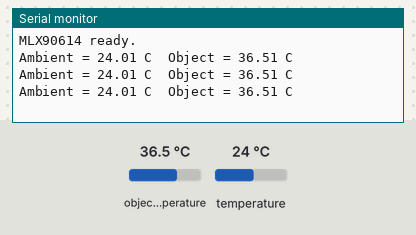
Bench run of a sketch on a simulated Arduino Uno, built with avr-gcc and run on an emulated ATmega328P. Shown: the last lines printed to the serial monitor. Inputs (shaded band) come from the test bench; at power-on: object temperature 36.5 °C, temperature 24 °C.

Above: at 1.3 s.
1.4 s: object temperature set to 20 °C
At 1.9 s:
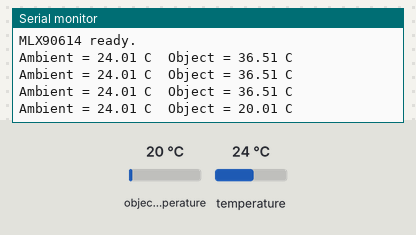
2.9 s: temperature set to 12 °C
At 3.4 s:
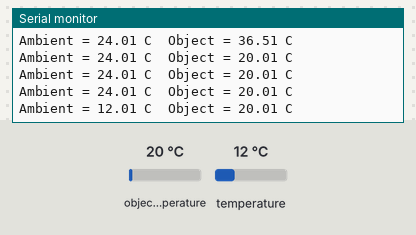
4.4 s: object temperature set to 26 °C
At 4.9 s:
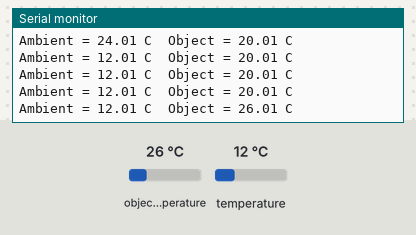
Timing chart, 0 to 7.4 s (numbered marks = the images above; inputs shaded):
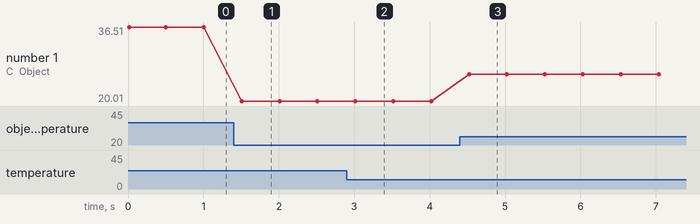

The sketch:

example.ino
```cpp
// Reads ambient and object temperatures from an MLX90614 using the Adafruit_MLX90614 library and prints the values to the Serial console every 500 ms.
//
// Buy this module: https://shillehtek.com/products/pre-soldered-gy-906-mlx90614-baa-infrared-temperature-sensor
// Full manual: https://shillehtek.com/blogs/shillehtek-product-manuals/gy-906-mlx90614-baa-non-touch-infrared-temperature-sensor
// More examples: https://github.com/shillehbean/shillehtek-examples
//

// MLX90614 - Read ambient and object temperature
// Requires: Adafruit MLX90614 Library

#include <Wire.h>
#include <Adafruit_MLX90614.h>

Adafruit_MLX90614 mlx = Adafruit_MLX90614();

void setup() {
  Serial.begin(9600);
  while (!Serial);

  if (!mlx.begin()) {
    Serial.println("Error connecting to MLX sensor. Check wiring.");
    while (1);
  }
  Serial.println("MLX90614 ready.");
}

void loop() {
  Serial.print("Ambient = ");
  Serial.print(mlx.readAmbientTempC());
  Serial.print(" C\tObject = ");
  Serial.print(mlx.readObjectTempC());
  Serial.println(" C");
  delay(500);
}
```

Measured:
- after the input at 1.4 s, the serial monitor: prints a new line after 0.11 s (image 1)
- after the input at 2.9 s, the serial monitor: prints a new line after 0.12 s (image 2)
- after the input at 4.4 s, the serial monitor: prints a new line after 0.12 s (image 3)
- plotted number 1: 36.51 → 20.01 after the input at 1.4 s, 20.01 → 26.01 after the input at 4.4 s
